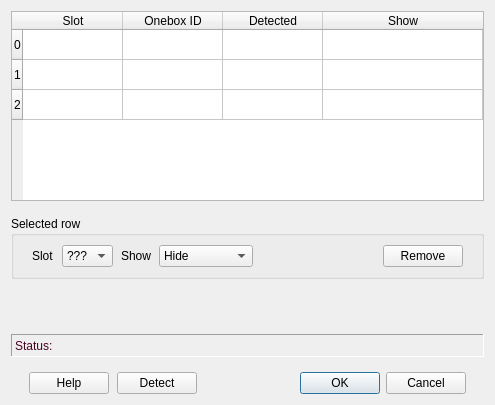
<?xml version="1.0" encoding="UTF-8"?>
<ui version="4.0">
 <class>ConfigSlotsDialog</class>
 <widget class="QDialog" name="ConfigSlotsDialog">
  <property name="windowModality">
   <enum>Qt::ApplicationModal</enum>
  </property>
  <property name="geometry">
   <rect>
    <x>0</x>
    <y>0</y>
    <width>495</width>
    <height>405</height>
   </rect>
  </property>
  <property name="windowTitle">
   <string>Configure Slots</string>
  </property>
  <layout class="QGridLayout" name="gridLayout" rowstretch="1,0,0,0,0">
   <property name="verticalSpacing">
    <number>15</number>
   </property>
   <item row="0" column="0">
    <widget class="QTableWidget" name="tableWidget">
     <property name="enabled">
      <bool>true</bool>
     </property>
     <property name="sizePolicy">
      <sizepolicy hsizetype="Expanding" vsizetype="Expanding">
       <horstretch>1</horstretch>
       <verstretch>0</verstretch>
      </sizepolicy>
     </property>
     <property name="focusPolicy">
      <enum>Qt::ClickFocus</enum>
     </property>
     <property name="horizontalScrollBarPolicy">
      <enum>Qt::ScrollBarAlwaysOff</enum>
     </property>
     <property name="selectionMode">
      <enum>QAbstractItemView::SingleSelection</enum>
     </property>
     <property name="selectionBehavior">
      <enum>QAbstractItemView::SelectRows</enum>
     </property>
     <attribute name="horizontalHeaderCascadingSectionResizes">
      <bool>true</bool>
     </attribute>
     <attribute name="horizontalHeaderDefaultSectionSize">
      <number>100</number>
     </attribute>
     <attribute name="horizontalHeaderHighlightSections">
      <bool>false</bool>
     </attribute>
     <attribute name="horizontalHeaderMinimumSectionSize">
      <number>49</number>
     </attribute>
     <attribute name="horizontalHeaderStretchLastSection">
      <bool>true</bool>
     </attribute>
     <row>
      <property name="text">
       <string>0</string>
      </property>
     </row>
     <row>
      <property name="text">
       <string>1</string>
      </property>
     </row>
     <row>
      <property name="text">
       <string>2</string>
      </property>
     </row>
     <column>
      <property name="text">
       <string>Slot</string>
      </property>
     </column>
     <column>
      <property name="text">
       <string>Onebox ID</string>
      </property>
     </column>
     <column>
      <property name="text">
       <string>Detected</string>
      </property>
     </column>
     <column>
      <property name="text">
       <string>Show</string>
      </property>
     </column>
     <item row="0" column="1">
      <property name="text">
       <string/>
      </property>
     </item>
    </widget>
   </item>
   <item row="1" column="0">
    <widget class="QGroupBox" name="groupBox">
     <property name="title">
      <string>Selected row</string>
     </property>
     <layout class="QHBoxLayout" name="horizontalLayout_5">
      <property name="spacing">
       <number>8</number>
      </property>
      <property name="leftMargin">
       <number>18</number>
      </property>
      <property name="rightMargin">
       <number>18</number>
      </property>
      <item>
       <layout class="QHBoxLayout" name="horizontalLayout_4">
        <item>
         <widget class="QLabel" name="label">
          <property name="text">
           <string>Slot</string>
          </property>
         </widget>
        </item>
        <item>
         <widget class="QComboBox" name="slotCB">
          <property name="maxVisibleItems">
           <number>20</number>
          </property>
          <item>
           <property name="text">
            <string>???</string>
           </property>
          </item>
          <item>
           <property name="text">
            <string>20</string>
           </property>
          </item>
          <item>
           <property name="text">
            <string>21</string>
           </property>
          </item>
          <item>
           <property name="text">
            <string>22</string>
           </property>
          </item>
          <item>
           <property name="text">
            <string>23</string>
           </property>
          </item>
          <item>
           <property name="text">
            <string>24</string>
           </property>
          </item>
          <item>
           <property name="text">
            <string>25</string>
           </property>
          </item>
          <item>
           <property name="text">
            <string>26</string>
           </property>
          </item>
          <item>
           <property name="text">
            <string>27</string>
           </property>
          </item>
          <item>
           <property name="text">
            <string>28</string>
           </property>
          </item>
          <item>
           <property name="text">
            <string>29</string>
           </property>
          </item>
          <item>
           <property name="text">
            <string>30</string>
           </property>
          </item>
          <item>
           <property name="text">
            <string>31</string>
           </property>
          </item>
         </widget>
        </item>
       </layout>
      </item>
      <item>
       <layout class="QHBoxLayout" name="horizontalLayout_3">
        <item>
         <widget class="QLabel" name="label_2">
          <property name="text">
           <string>Show</string>
          </property>
         </widget>
        </item>
        <item>
         <widget class="QComboBox" name="showCB">
          <property name="currentIndex">
           <number>0</number>
          </property>
          <item>
           <property name="text">
            <string>Hide</string>
           </property>
          </item>
          <item>
           <property name="text">
            <string>1 Dock/Port</string>
           </property>
          </item>
          <item>
           <property name="text">
            <string>2 Dock/Port</string>
           </property>
          </item>
         </widget>
        </item>
       </layout>
      </item>
      <item>
       <spacer name="horizontalSpacer_2">
        <property name="orientation">
         <enum>Qt::Horizontal</enum>
        </property>
        <property name="sizeHint" stdset="0">
         <size>
          <width>21</width>
          <height>20</height>
         </size>
        </property>
       </spacer>
      </item>
      <item>
       <widget class="QPushButton" name="removeBut">
        <property name="text">
         <string>Remove</string>
        </property>
       </widget>
      </item>
     </layout>
    </widget>
   </item>
   <item row="2" column="0">
    <spacer name="verticalSpacer">
     <property name="orientation">
      <enum>Qt::Vertical</enum>
     </property>
     <property name="sizeHint" stdset="0">
      <size>
       <width>20</width>
       <height>40</height>
      </size>
     </property>
    </spacer>
   </item>
   <item row="3" column="0">
    <widget class="QLabel" name="statusLbl">
     <property name="enabled">
      <bool>true</bool>
     </property>
     <property name="sizePolicy">
      <sizepolicy hsizetype="Preferred" vsizetype="Fixed">
       <horstretch>0</horstretch>
       <verstretch>0</verstretch>
      </sizepolicy>
     </property>
     <property name="minimumSize">
      <size>
       <width>0</width>
       <height>23</height>
      </size>
     </property>
     <property name="palette">
      <palette>
       <active>
        <colorrole role="WindowText">
         <brush brushstyle="SolidPattern">
          <color alpha="255">
           <red>71</red>
           <green>3</green>
           <blue>34</blue>
          </color>
         </brush>
        </colorrole>
       </active>
       <inactive>
        <colorrole role="WindowText">
         <brush brushstyle="SolidPattern">
          <color alpha="255">
           <red>71</red>
           <green>3</green>
           <blue>34</blue>
          </color>
         </brush>
        </colorrole>
       </inactive>
       <disabled>
        <colorrole role="WindowText">
         <brush brushstyle="SolidPattern">
          <color alpha="255">
           <red>106</red>
           <green>104</green>
           <blue>100</blue>
          </color>
         </brush>
        </colorrole>
       </disabled>
      </palette>
     </property>
     <property name="frameShape">
      <enum>QFrame::Panel</enum>
     </property>
     <property name="frameShadow">
      <enum>QFrame::Sunken</enum>
     </property>
     <property name="lineWidth">
      <number>1</number>
     </property>
     <property name="text">
      <string>Status:</string>
     </property>
    </widget>
   </item>
   <item row="4" column="0">
    <layout class="QHBoxLayout" name="horizontalLayout">
     <property name="spacing">
      <number>8</number>
     </property>
     <property name="leftMargin">
      <number>18</number>
     </property>
     <property name="rightMargin">
      <number>18</number>
     </property>
     <item>
      <widget class="QPushButton" name="helpBut">
       <property name="text">
        <string>Help</string>
       </property>
      </widget>
     </item>
     <item>
      <widget class="QPushButton" name="detectBut">
       <property name="text">
        <string>Detect</string>
       </property>
      </widget>
     </item>
     <item>
      <spacer name="horizontalSpacer">
       <property name="orientation">
        <enum>Qt::Horizontal</enum>
       </property>
       <property name="sizeHint" stdset="0">
        <size>
         <width>40</width>
         <height>20</height>
        </size>
       </property>
      </spacer>
     </item>
     <item>
      <widget class="QDialogButtonBox" name="buttonBox">
       <property name="focusPolicy">
        <enum>Qt::StrongFocus</enum>
       </property>
       <property name="standardButtons">
        <set>QDialogButtonBox::Cancel|QDialogButtonBox::Ok</set>
       </property>
      </widget>
     </item>
    </layout>
   </item>
  </layout>
 </widget>
 <tabstops>
  <tabstop>slotCB</tabstop>
  <tabstop>showCB</tabstop>
  <tabstop>removeBut</tabstop>
  <tabstop>helpBut</tabstop>
  <tabstop>detectBut</tabstop>
  <tabstop>buttonBox</tabstop>
 </tabstops>
 <resources/>
 <connections/>
</ui>
